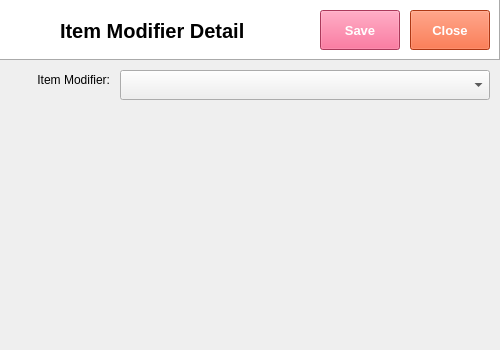
<?xml version="1.0" encoding="UTF-8"?>
<ui version="4.0">
 <class>Dialog</class>
 <widget class="QDialog" name="Dialog">
  <property name="geometry">
   <rect>
    <x>0</x>
    <y>0</y>
    <width>500</width>
    <height>350</height>
   </rect>
  </property>
  <property name="windowTitle">
   <string>Dialog</string>
  </property>
  <widget class="QFrame" name="frame">
   <property name="geometry">
    <rect>
     <x>0</x>
     <y>0</y>
     <width>500</width>
     <height>60</height>
    </rect>
   </property>
   <property name="autoFillBackground">
    <bool>false</bool>
   </property>
   <property name="styleSheet">
    <string notr="true">background-color: rgb(255, 255, 255);</string>
   </property>
   <property name="frameShape">
    <enum>QFrame::Panel</enum>
   </property>
   <property name="frameShadow">
    <enum>QFrame::Raised</enum>
   </property>
   <widget class="QLabel" name="label">
    <property name="geometry">
     <rect>
      <x>10</x>
      <y>10</y>
      <width>38</width>
      <height>32</height>
     </rect>
    </property>
    <property name="text">
     <string/>
    </property>
    <property name="pixmap">
     <pixmap>../../python-pos/img/Disbursement.png</pixmap>
    </property>
    <property name="scaledContents">
     <bool>true</bool>
    </property>
   </widget>
   <widget class="QLabel" name="label_2">
    <property name="geometry">
     <rect>
      <x>60</x>
      <y>10</y>
      <width>220</width>
      <height>41</height>
     </rect>
    </property>
    <property name="font">
     <font>
      <family>Segoe UI</family>
      <pointsize>15</pointsize>
      <weight>75</weight>
      <bold>true</bold>
     </font>
    </property>
    <property name="text">
     <string>Item Modifier Detail</string>
    </property>
    <property name="textFormat">
     <enum>Qt::PlainText</enum>
    </property>
   </widget>
   <widget class="QPushButton" name="pushButton">
    <property name="geometry">
     <rect>
      <x>1200</x>
      <y>10</y>
      <width>70</width>
      <height>40</height>
     </rect>
    </property>
    <property name="font">
     <font>
      <family>Segoe UI</family>
      <pointsize>10</pointsize>
      <weight>75</weight>
      <bold>true</bold>
     </font>
    </property>
    <property name="autoFillBackground">
     <bool>false</bool>
    </property>
    <property name="styleSheet">
     <string notr="true">background-color: rgb(240, 80, 128);
color: rgb(255, 255, 255);</string>
    </property>
    <property name="text">
     <string>View</string>
    </property>
   </widget>
   <widget class="QPushButton" name="pushButton_2">
    <property name="geometry">
     <rect>
      <x>1280</x>
      <y>10</y>
      <width>70</width>
      <height>40</height>
     </rect>
    </property>
    <property name="font">
     <font>
      <family>Segoe UI</family>
      <pointsize>10</pointsize>
      <weight>75</weight>
      <bold>true</bold>
     </font>
    </property>
    <property name="styleSheet">
     <string notr="true">background-color: rgb(243, 79, 28);
color: rgb(255, 255, 255);</string>
    </property>
    <property name="text">
     <string>Close</string>
    </property>
    <property name="flat">
     <bool>false</bool>
    </property>
   </widget>
  </widget>
  <widget class="QPushButton" name="pushButton_6">
   <property name="geometry">
    <rect>
     <x>320</x>
     <y>10</y>
     <width>80</width>
     <height>40</height>
    </rect>
   </property>
   <property name="font">
    <font>
     <family>Segoe UI</family>
     <pointsize>10</pointsize>
     <weight>75</weight>
     <bold>true</bold>
    </font>
   </property>
   <property name="autoFillBackground">
    <bool>false</bool>
   </property>
   <property name="styleSheet">
    <string notr="true">background-color: rgb(240, 80, 128);
color: rgb(255, 255, 255);</string>
   </property>
   <property name="text">
    <string>Save</string>
   </property>
  </widget>
  <widget class="QPushButton" name="pushButton_7">
   <property name="geometry">
    <rect>
     <x>410</x>
     <y>10</y>
     <width>80</width>
     <height>40</height>
    </rect>
   </property>
   <property name="font">
    <font>
     <family>Segoe UI</family>
     <pointsize>10</pointsize>
     <weight>75</weight>
     <bold>true</bold>
    </font>
   </property>
   <property name="autoFillBackground">
    <bool>false</bool>
   </property>
   <property name="styleSheet">
    <string notr="true">background-color: rgb(243, 79, 28);
color: rgb(255, 255, 255);</string>
   </property>
   <property name="text">
    <string>Close</string>
   </property>
  </widget>
  <widget class="QLabel" name="label_8">
   <property name="geometry">
    <rect>
     <x>10</x>
     <y>70</y>
     <width>100</width>
     <height>20</height>
    </rect>
   </property>
   <property name="font">
    <font>
     <family>Segoe UI</family>
     <pointsize>9</pointsize>
    </font>
   </property>
   <property name="text">
    <string>Item Modifier:</string>
   </property>
   <property name="alignment">
    <set>Qt::AlignRight|Qt::AlignTrailing|Qt::AlignVCenter</set>
   </property>
  </widget>
  <widget class="QComboBox" name="comboBox">
   <property name="geometry">
    <rect>
     <x>120</x>
     <y>70</y>
     <width>370</width>
     <height>30</height>
    </rect>
   </property>
  </widget>
 </widget>
 <resources/>
 <connections/>
</ui>
